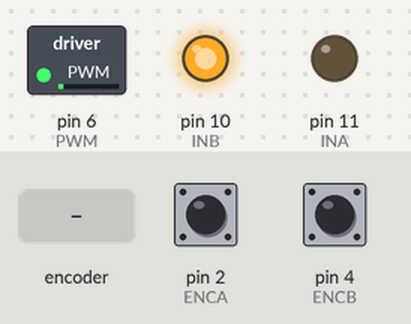
The sketch below on a simulated Arduino Uno, built with avr-gcc and run on an emulated ATmega328P. Parts: switched loads named in the sketch (green lamp = pin HIGH), output pins drawn as LEDs (lit = HIGH). Inputs (shaded band) come from the test bench; at power-on: pin 2 (ENCA) HIGH, pin 4 (ENCB) HIGH. What the sketch prints to the serial monitor is not drawn.

Above: at 1.2 s.
1.3 s: rotary encoder on pin 2 (ENCA) / pin 4 (ENCB) turned 1 step (first pin leading)
4.5 s: rotary encoder on pin 2 (ENCA) / pin 4 (ENCB) turned 3 steps (first pin leading)
Timing chart, 0 to 7.5 s (numbered marks = the images above; inputs shaded):
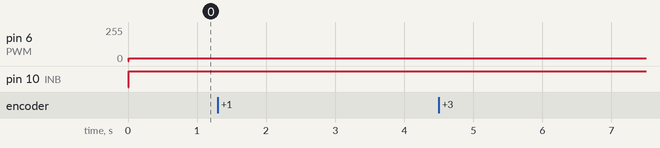

Measured:
- after the input at 1.3 s, every drawn part: stays the same
- after the input at 4.5 s, every drawn part: stays the same

The sketch:

getRealSpeed.ino
```cpp
#define INA 11
#define INB 10
#define PWM 6

#define ENCA 2  // PD0
#define ENCB 4  // PA1
#define ENC_PPR 448
#define ENC_DIR -1
#define MDIR 1

#define KP 1.5
#define KI 50
#define KE 0.8
#define Ts_s 4000
volatile int32_t enc = 0;

void encoder();

void setup() {
  attachInterrupt(digitalPinToInterrupt(ENCA), encoder, 3);
  Serial.begin(9600);
  motorInit();
}

void getRealSpeed() {
}


void loop() {
  static float realSpeed = 0.0;
  static int32_t encCounter = 0;
  static int count = 0;
  static int32_t timer = millis();

  while (millis() - timer < 10) {
    //Serial.print(" ");
    noInterrupts();
    count = enc;
    enc = 0;
    interrupts();
    encCounter += count;
  }
  //realSpeed = ;
  realSpeed = 200.0 * M_PI * (encCounter * 1.0 / ENC_PPR); //скорость в радианах в секунду
  Serial.print(realSpeed);
  Serial.print('\t');
  Serial.print(encCounter);
  Serial.print('\t');
  Serial.println((millis() - timer));
  motor(20);
  encCounter = 0;
  //delay(100);
  timer = millis();
/////////////////////////////////////////////////////////////////////

}
```

PI.ino
```cpp
float PIreg(float err, float Ts) {
  static float P, I = 0;
  float maxI = 9999;
  P = err * KP;
  I = I + err * KI * Ts;
  if (I > maxI) { I = maxI; }
  return P + I;
}
```

motor.ino
```cpp
void motorInit() {
  pinMode(INA, 1);
  pinMode(INB, 1);
  pinMode(PWM, 1);
  pinMode(ENCA, 0);
  pinMode(ENCB, 0);
}
void motor(int mv) {
  digitalWrite(INA, mv < 0);
  digitalWrite(INB, mv > 0);
  analogWrite(PWM, min(abs(mv), 255));
}
void encoder() {
  // bool dir = digitalRead(ENCA) ^ digitalRead(ENCB);
  // enc += dir ? ENC_DIR : -ENC_DIR;
  if (digitalRead(ENCB)) {
    enc++;
  } else {
    enc--;
  }
}
```
